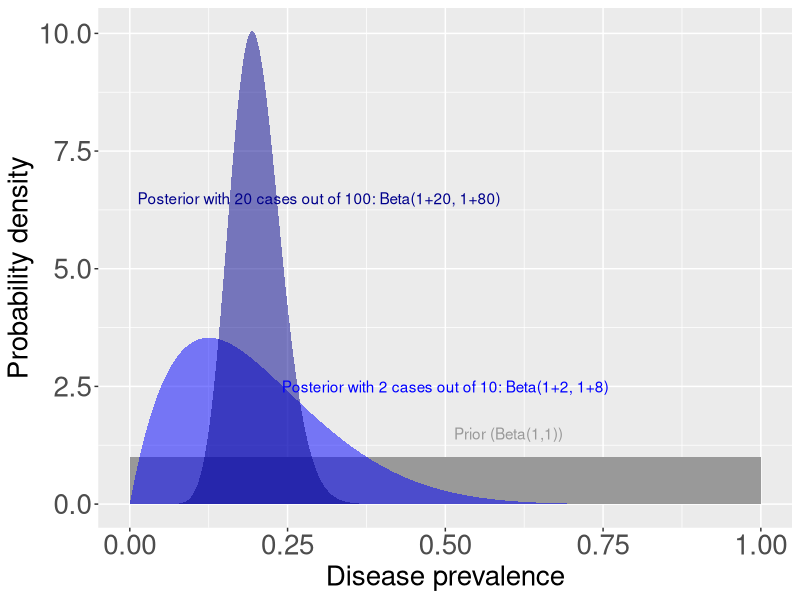
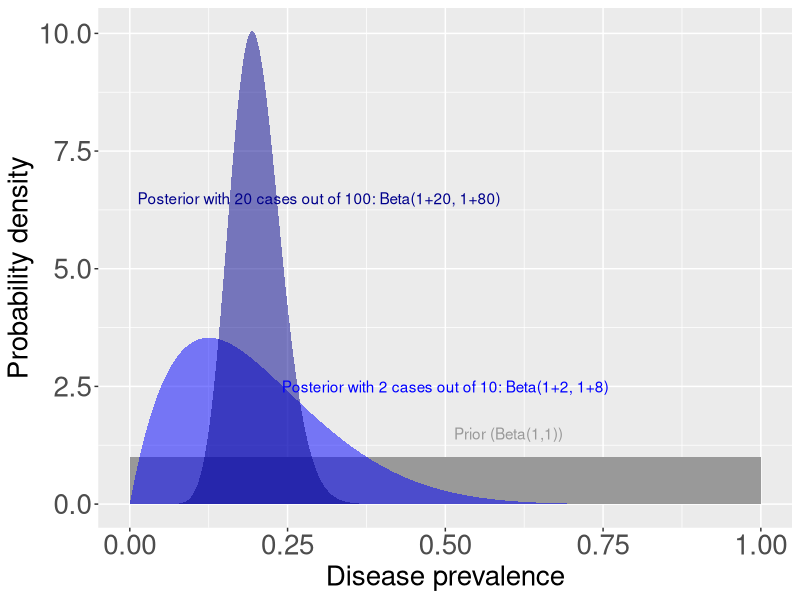

Generate these figures, in order, with R: (Note: this script raises an error after producing the figures.)
library(tidyverse)

## Bayesian inference
## Prior distribution for a probability, e.g. prevalence of a disease
## Uniform prior and two posteriors

x <- seq(0, 1, by=0.001)
yprior <- dunif(x, 0, 1)
y10 <- dbeta(x, 2, 8)
y100 <- dbeta(x, 20, 80)
dat <- data.frame(x, y10, y100)

p <- ggplot(dat, aes(x=x,y=y10)) +
  geom_ribbon(aes(ymax=yprior, ymin=0), fill="gray60") +
  geom_ribbon(aes(ymax=y10, ymin=0), fill="blue", alpha=0.5) +
  geom_ribbon(aes(ymax=y100, ymin=0), fill="darkblue", alpha=0.5) +
  annotate(geom="text", x=0.6, y=1.5, label="Prior (Beta(1,1))", col="gray60") +
  annotate(geom="text", x=0.5, y=2.5, label="Posterior with 2 cases out of 10: Beta(1+2, 1+8)", col="blue") +
  annotate(geom="text", x=0.3, y=6.5, label="Posterior with 20 cases out of 100: Beta(1+20, 1+80)", col="darkblue") +
  xlim(0,1) +
  ylim(0,max(dat$y100)) +
  ylab("Probability density") +
  xlab("Disease prevalence") +
  theme(axis.text = element_text(size=20),
        axis.title = element_text(size=20))
ggsave("plots/prior_post.png")
p
dev.off()

p + geom_area(mapping = aes(y = ifelse(x>0.5, y, 0)), fill = "red")


## Counts and proportions equivalence

## Two examples

x <- seq(0, 1, by=0.001)
yprior <- dunif(x, 0, 1)
y10 <- dbeta(x, 4, 6)
y100 <- dbeta(x, 40, 60)
dat <- data.frame(x, y10, y100)

p <- ggplot(dat, aes(x=x,y=y10)) +
  geom_ribbon(aes(ymax=y10, ymin=0), fill="blue", alpha=0.5) +
  geom_ribbon(aes(ymax=y100, ymin=0), fill="darkblue", alpha=0.5) +
  annotate(geom="text", x=0.7, y=6.5, label="40 cases out of 100: Beta(40, 60)", col="darkblue") +
  annotate(geom="text", x=0.7, y=6, label="Estimate 0.4 (0.3 to 0.5)", col="darkblue") +
  geom_errorbarh(aes(xmin=qbeta(0.025,40,60),
                      xmax=qbeta(0.975,40,60), y=6), lwd=1.5, col="darkblue") +
  annotate(geom="text", x=0.7, y=2.5, label="4 cases out of 10: Beta(4, 6)", col="blue") +
  annotate(geom="text", x=0.7, y=2, label="Estimate 0.4 (0.14 to 0.70)", col="darkblue") +
  geom_errorbarh(aes(xmin=qbeta(0.025,4,6),
                      xmax=qbeta(0.975,4,6), y=1.5), lwd=1.5, col="blue") +
  xlim(0,1) +
  ylim(0,max(dat$y100)) +
  ylab("Probability density") +
  xlab("Disease prevalence") +
  theme(axis.text.x = element_text(size=20),
        axis.title = element_text(size=20),
        axis.text.y = element_blank())
ggsave("plots/count_prop.png")
p
dev.off()
